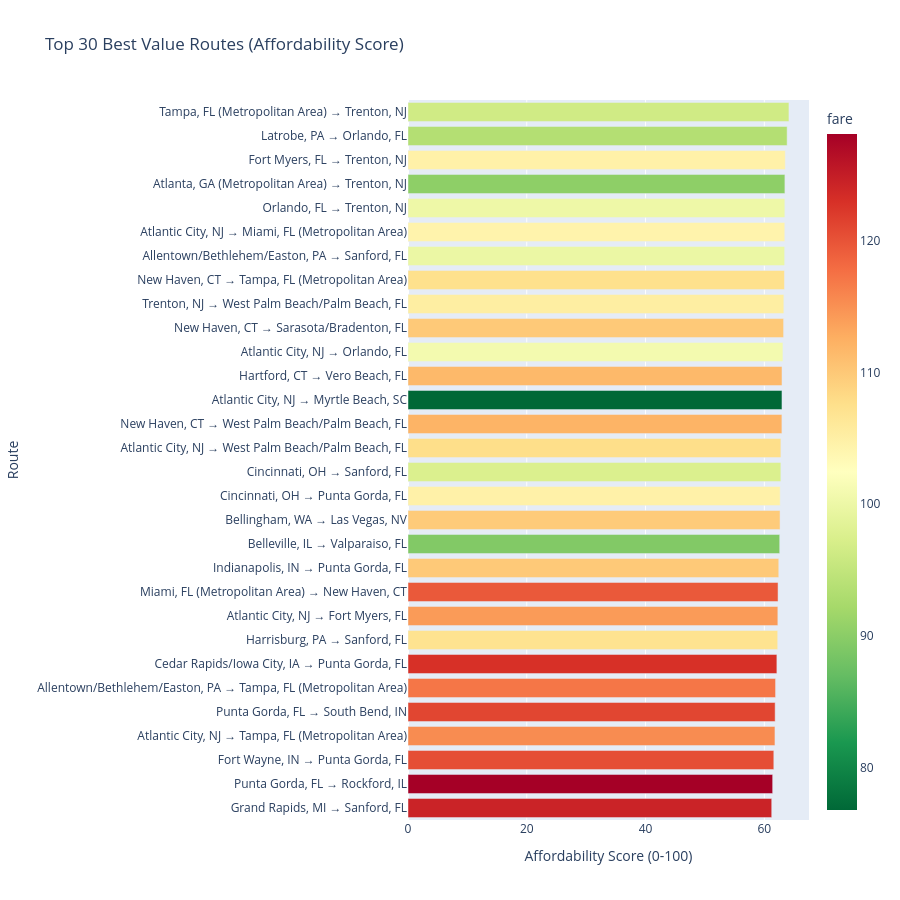

Notebook code cell kept with this figure:
### Markdown cell above
### Top 30 Best Value Routes by Affordability Score

### Code cell
# Get best routes
best_routes = df_scored.groupby('route').agg({
    'affordability_score': 'mean',
    'fare': 'mean',
    'price_per_mile': 'mean',
    'lf_ms': 'mean',
    'nsmiles': 'mean',
    'passengers': 'sum'
}).reset_index().nlargest(30, 'affordability_score')

fig = px.bar(best_routes, 
             x='affordability_score', 
             y='route',
             orientation='h',
             title='Top 30 Best Value Routes (Affordability Score)',
             labels={'affordability_score': 'Affordability Score (0-100)', 'route': 'Route'},
             color='fare',
             color_continuous_scale='RdYlGn_r',
             hover_data={'fare': ':.2f', 'lf_ms': ':.1%', 'price_per_mile': ':.3f', 'nsmiles': ':.0f'})

fig.update_layout(height=900, yaxis={'categoryorder':'total ascending'})
fig.show()

print("\n These routes offer the best combination of:")
print("   ✓ Strong competition (high LCC presence)")
print("   ✓ Low market concentration")
print("   ✓ Efficient pricing (good $/mile)")
print("   ✓ Affordable absolute fares")

### Figure 1 — Plotly figure (JSON) as saved in the notebook; plotly's stock layout.template omitted (floating-point values rounded to 4 significant figures)
{"data": [{"customdata": [[96.44, 1.0, 0.101, 955.0], [93.54, 1.0, 0.1137, 823.0], [104.7, 1.0, 0.1018, 1028.0], [90.28, 0.9963, 0.1288, 701.0], [100.1, 0.9995, 0.1117, 896.0], [104.3, 0.9964, 0.1046, 998.0], [99.79, 1.0, 0.1131, 882.0], [107.4, 0.9991, 0.1006, 1067.0], [105.3, 0.9979, 0.1069, 985.0], [109.9, 1.0, 0.09976, 1102.0], [100.9, 0.9988, 0.1184, 852.0], [111.6, 1.0, 0.1036, 1077.0], [76.77, 1.0, 0.1647, 466.0], [112.0, 0.9671, 0.1032, 1086.0], [107.7, 0.9991, 0.115, 936.0], [97.63, 1.0, 0.1328, 735.0], [104.7, 1.0, 0.1232, 850.0], [109.7, 0.7159, 0.115, 954.0], [89.3, 1.0, 0.1521, 587.0], [109.9, 1.0, 0.12, 916.0], [119.5, 1.0, 0.1061, 1126.0], [114.2, 0.9997, 0.1163, 982.0], [107.0, 1.0, 0.1294, 827.0], [122.9, 1.0, 0.1051, 1170.0], [117.1, 0.9409, 0.1208, 970.0], [121.1, 1.0, 0.1155, 1049.0], [115.4, 0.9968, 0.1264, 913.0], [120.5, 1.0, 0.1222, 986.0], [128.1, 1.0, 0.1137, 1127.0], [124.3, 1.0, 0.1242, 1001.0]], "hovertemplate": "Affordability Score (0-100)=%{x}<br>Route=%{y}<br>fare=%{marker.color:.2f}<br>lf_ms=%{customdata[1]:.1%}<br>price_per_mile=%{customdata[2]:.3f}<br>nsmiles=%{customdata[3]:.0f}<extra></extra>", "legendgroup": "", "marker": {"color": [96.44, 93.54, 104.7, 90.28, 100.1, 104.3, 99.79, 107.4, 105.3, 109.9, 100.9, 111.6, 76.77, 112.0, 107.7, 97.63, 104.7, 109.7, 89.3, 109.9, 119.5, 114.2, 107.0, 122.9, 117.1, 121.1, 115.4, 120.5, 128.1, 124.3], "coloraxis": "coloraxis", "pattern": {"shape": ""}}, "name": "", "orientation": "h", "showlegend": false, "textposition": "auto", "type": "bar", "x": [64.15, 63.84, 63.53, 63.46, 63.46, 63.45, 63.42, 63.39, 63.29, 63.24, 63.13, 62.97, 62.97, 62.96, 62.79, 62.78, 62.67, 62.65, 62.59, 62.43, 62.31, 62.28, 62.26, 62.11, 61.89, 61.82, 61.79, 61.6, 61.41, 61.25], "xaxis": "x", "y": ["Tampa, FL (Metropolitan Area) → Trenton, NJ", "Latrobe, PA → Orlando, FL", "Fort Myers, FL → Trenton, NJ", "Atlanta, GA (Metropolitan Area) → Trenton, NJ", "Orlando, FL → Trenton, NJ", "Atlantic City, NJ → Miami, FL (Metropolitan Area)", "Allentown/Bethlehem/Easton, PA → Sanford, FL", "New Haven, CT → Tampa, FL (Metropolitan Area)", "Trenton, NJ → West Palm Beach/Palm Beach, FL", "New Haven, CT → Sarasota/Bradenton, FL", "Atlantic City, NJ → Orlando, FL", "Hartford, CT → Vero Beach, FL", "Atlantic City, NJ → Myrtle Beach, SC", "New Haven, CT → West Palm Beach/Palm Beach, FL", "Atlantic City, NJ → West Palm Beach/Palm Beach, FL", "Cincinnati, OH → Sanford, FL", "Cincinnati, OH → Punta Gorda, FL", "Bellingham, WA → Las Vegas, NV", "Belleville, IL → Valparaiso, FL", "Indianapolis, IN → Punta Gorda, FL", "Miami, FL (Metropolitan Area) → New Haven, CT", "Atlantic City, NJ → Fort Myers, FL", "Harrisburg, PA → Sanford, FL", "Cedar Rapids/Iowa City, IA → Punta Gorda, FL", "Allentown/Bethlehem/Easton, PA → Tampa, FL (Metropolitan Area)", "Punta Gorda, FL → South Bend, IN", "Atlantic City, NJ → Tampa, FL (Metropolitan Area)", "Fort Wayne, IN → Punta Gorda, FL", "Punta Gorda, FL → Rockford, IL", "Grand Rapids, MI → Sanford, FL"], "yaxis": "y"}], "layout": {"barmode": "relative", "coloraxis": {"colorbar": {"title": {"text": "fare"}}, "colorscale": [[0, "rgb(0,104,55)"], [0.1, "rgb(26,152,80)"], [0.2, "rgb(102,189,99)"], [0.3, "rgb(166,217,106)"], [0.4, "rgb(217,239,139)"], [0.5, "rgb(255,255,191)"], [0.6, "rgb(254,224,139)"], [0.7, "rgb(253,174,97)"], [0.8, "rgb(244,109,67)"], [0.9, "rgb(215,48,39)"], [1, "rgb(165,0,38)"]]}, "height": 900, "legend": {"tracegroupgap": 0}, "title": {"text": "Top 30 Best Value Routes (Affordability Score)"}, "xaxis": {"anchor": "y", "domain": [0, 1], "title": {"text": "Affordability Score (0-100)"}}, "yaxis": {"anchor": "x", "categoryorder": "total ascending", "domain": [0, 1], "title": {"text": "Route"}}}}
